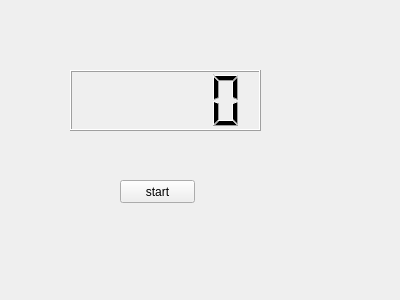
<?xml version="1.0" encoding="UTF-8"?>
<ui version="4.0">
 <class>Widget</class>
 <widget class="QWidget" name="Widget">
  <property name="geometry">
   <rect>
    <x>0</x>
    <y>0</y>
    <width>400</width>
    <height>300</height>
   </rect>
  </property>
  <property name="windowTitle">
   <string>Widget</string>
  </property>
  <widget class="QLCDNumber" name="lcdNumber">
   <property name="geometry">
    <rect>
     <x>70</x>
     <y>70</y>
     <width>191</width>
     <height>61</height>
    </rect>
   </property>
  </widget>
  <widget class="QPushButton" name="pushButton">
   <property name="geometry">
    <rect>
     <x>120</x>
     <y>180</y>
     <width>75</width>
     <height>23</height>
    </rect>
   </property>
   <property name="text">
    <string>start</string>
   </property>
  </widget>
 </widget>
 <layoutdefault spacing="6" margin="11"/>
 <resources/>
 <connections/>
</ui>
